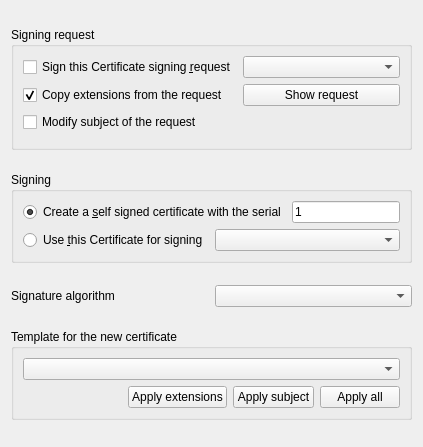
     <widget class="QWidget" name="tab_0">
      <attribute name="title">
       <string>Source</string>
      </attribute>
      <layout class="QVBoxLayout" name="verticalLayout_4">
       <item>
        <spacer>
         <property name="orientation">
          <enum>Qt::Vertical</enum>
         </property>
         <property name="sizeType">
          <enum>QSizePolicy::Expanding</enum>
         </property>
         <property name="sizeHint" stdset="0">
          <size>
           <width>20</width>
           <height>16</height>
          </size>
         </property>
        </spacer>
       </item>
       <item>
        <widget class="QGroupBox" name="requestBox">
         <property name="title">
          <string>Signing request</string>
         </property>
         <layout class="QVBoxLayout">
          <property name="spacing">
           <number>6</number>
          </property>
          <property name="margin">
           <number>9</number>
          </property>
          <item>
           <widget class="QWidget" name="reqWidget" native="true">
            <layout class="QGridLayout">
             <property name="margin">
              <number>0</number>
             </property>
             <property name="spacing">
              <number>6</number>
             </property>
             <item row="0" column="1">
              <widget class="QComboBox" name="reqList">
              </widget>
             </item>
             <item row="1" column="1">
              <widget class="QPushButton" name="showReqBut">
               <property name="text">
                <string>Show request</string>
               </property>
              </widget>
             </item>
             <item row="0" column="0">
              <widget class="QCheckBox" name="fromReqCB">
               <property name="text">
                <string>Sign this Certificate signing &amp;request</string>
               </property>
              </widget>
             </item>
             <item row="1" column="0">
              <widget class="QCheckBox" name="copyReqExtCB">
               <property name="text">
                <string>Copy extensions from the request</string>
               </property>
               <property name="checked">
                <bool>true</bool>
               </property>
              </widget>
             </item>
             <item row="2" column="0">
              <widget class="QCheckBox" name="reqSubChange">
               <property name="text">
                <string>Modify subject of the request</string>
               </property>
              </widget>
             </item>
            </layout>
           </widget>
          </item>
          <item>
           <widget class="QWidget" name="attrWidget" native="true">
            <layout class="QHBoxLayout">
             <property name="spacing">
              <number>6</number>
             </property>
             <property name="margin">
              <number>0</number>
             </property>
            </layout>
           </widget>
          </item>
         </layout>
        </widget>
       </item>
       <item>
        <spacer>
         <property name="orientation">
          <enum>Qt::Vertical</enum>
         </property>
         <property name="sizeType">
          <enum>QSizePolicy::Expanding</enum>
         </property>
         <property name="sizeHint" stdset="0">
          <size>
           <width>20</width>
           <height>16</height>
          </size>
         </property>
        </spacer>
       </item>
       <item>
        <widget class="QGroupBox" name="signerBox">
         <property name="title">
          <string>Signing</string>
         </property>
         <layout class="QVBoxLayout">
          <property name="spacing">
           <number>6</number>
          </property>
          <property name="margin">
           <number>9</number>
          </property>
          <item>
           <layout class="QHBoxLayout">
            <property name="spacing">
             <number>6</number>
            </property>
            <property name="margin">
             <number>0</number>
            </property>
            <item>
             <widget class="QRadioButton" name="selfSignRB">
              <property name="text">
               <string>Create a &amp;self signed certificate with the serial</string>
              </property>
              <property name="checked">
               <bool>true</bool>
              </property>
             </widget>
            </item>
            <item>
             <widget class="QLineEdit" name="serialNr">
              <property name="toolTip">
               <string>If you leave this blank the serial 00 will be used</string>
              </property>
              <property name="text">
               <string>1</string>
              </property>
             </widget>
            </item>
           </layout>
          </item>
          <item>
           <layout class="QHBoxLayout">
            <property name="spacing">
             <number>6</number>
            </property>
            <property name="margin">
             <number>0</number>
            </property>
            <item>
             <widget class="QRadioButton" name="foreignSignRB">
              <property name="text">
               <string>Use &amp;this Certificate for signing</string>
              </property>
             </widget>
            </item>
            <item>
             <widget class="QComboBox" name="certList">
              <property name="toolTip">
               <string>All certificates in your database that can create valid signatures</string>
              </property>
             </widget>
            </item>
           </layout>
          </item>
         </layout>
        </widget>
       </item>
       <item>
        <spacer>
         <property name="orientation">
          <enum>Qt::Vertical</enum>
         </property>
         <property name="sizeHint" stdset="0">
          <size>
           <width>20</width>
           <height>16</height>
          </size>
         </property>
        </spacer>
       </item>
       <item>
        <layout class="QHBoxLayout">
         <property name="spacing">
          <number>6</number>
         </property>
         <property name="margin">
          <number>0</number>
         </property>
         <item>
          <widget class="QLabel" name="label">
           <property name="text">
            <string>Signature algorithm</string>
           </property>
          </widget>
         </item>
         <item>
          <widget class="hashBox" name="hashAlgo"/>
         </item>
        </layout>
       </item>
       <item>
        <spacer>
         <property name="orientation">
          <enum>Qt::Vertical</enum>
         </property>
         <property name="sizeType">
          <enum>QSizePolicy::Expanding</enum>
         </property>
         <property name="sizeHint" stdset="0">
          <size>
           <width>20</width>
           <height>16</height>
          </size>
         </property>
        </spacer>
       </item>
       <item>
        <widget class="QGroupBox" name="templBox">
         <property name="title">
          <string>Template for the new certificate</string>
         </property>
         <layout class="QVBoxLayout" name="verticalLayout_3">
          <item>
           <widget class="QComboBox" name="tempList">
            <property name="sizePolicy">
             <sizepolicy hsizetype="Expanding" vsizetype="Fixed">
              <horstretch>0</horstretch>
              <verstretch>0</verstretch>
             </sizepolicy>
            </property>
            <property name="toolTip">
             <string>All available templates</string>
            </property>
           </widget>
          </item>
          <item>
           <layout class="QHBoxLayout" name="horizontalLayout_2">
            <item>
             <spacer name="horizontalSpacer">
              <property name="orientation">
               <enum>Qt::Horizontal</enum>
              </property>
              <property name="sizeHint" stdset="0">
               <size>
                <width>13</width>
                <height>20</height>
               </size>
              </property>
             </spacer>
            </item>
            <item>
             <widget class="QPushButton" name="applyExtensions">
              <property name="text">
               <string>Apply extensions</string>
              </property>
             </widget>
            </item>
            <item>
             <widget class="QPushButton" name="applySubject">
              <property name="text">
               <string>Apply subject</string>
              </property>
             </widget>
            </item>
            <item>
             <widget class="QPushButton" name="applyTemplate">
              <property name="sizePolicy">
               <sizepolicy hsizetype="Minimum" vsizetype="Fixed">
                <horstretch>0</horstretch>
                <verstretch>0</verstretch>
               </sizepolicy>
              </property>
              <property name="text">
               <string>Apply all</string>
              </property>
             </widget>
            </item>
           </layout>
          </item>
         </layout>
        </widget>
       </item>
       <item>
        <spacer>
         <property name="orientation">
          <enum>Qt::Vertical</enum>
         </property>
         <property name="sizeType">
          <enum>QSizePolicy::Expanding</enum>
         </property>
         <property name="sizeHint" stdset="0">
          <size>
           <width>20</width>
           <height>16</height>
          </size>
         </property>
        </spacer>
       </item>
      </layout>
     </widget>
